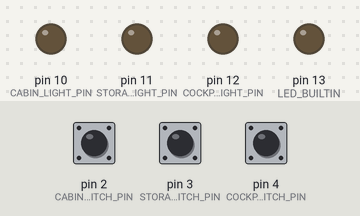
Recording of a sketch running on a simulated Arduino Uno, built with avr-gcc and run on an emulated ATmega328P. Shown: output pins drawn as LEDs (lit = HIGH). The inputs (shaded band) are chosen by the test bench; at power-on: pin 2 (CABIN_SWITCH_PIN) LOW, pin 4 (COCKPIT_SWITCH_PIN) LOW, pin 3 (STORAGE_SWITCH_PIN) LOW.

Above: at 1.2 s.
1.3 s: pin 2 (CABIN_SWITCH_PIN) pulled HIGH for 0.15 s
At 1.4 s:
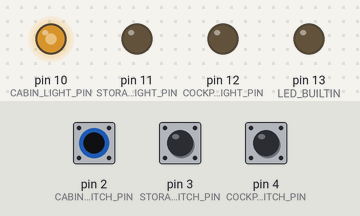
3.0 s: pin 4 (COCKPIT_SWITCH_PIN) pulled HIGH for 0.15 s
At 3.9 s:
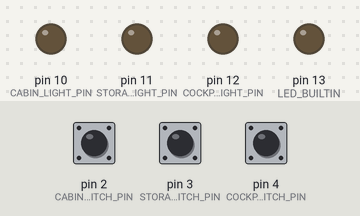
4.7 s: pin 3 (STORAGE_SWITCH_PIN) pulled HIGH for 0.15 s
At 5.2 s:
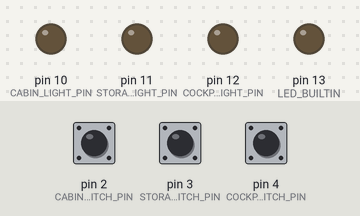
6.4 s: pin 2 (CABIN_SWITCH_PIN) pulled HIGH for 1 s
At 7.2 s:
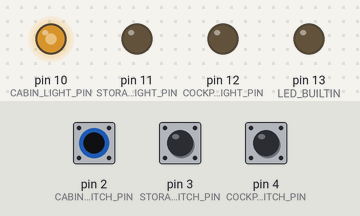
8.9 s: pin 3 (STORAGE_SWITCH_PIN) pulled HIGH for 0.15 s
At 9.0 s:
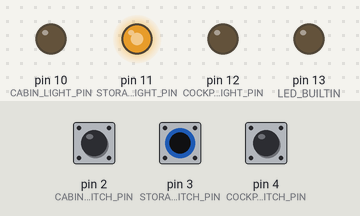
10.6 s: pin 4 (COCKPIT_SWITCH_PIN) pulled HIGH for 0.15 s
At 10.7 s:
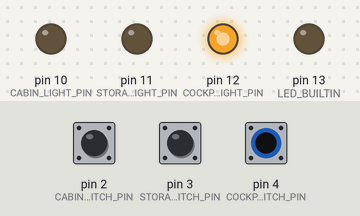
Timing chart, 0 to 13.3 s (numbered marks = the images above; inputs shaded):
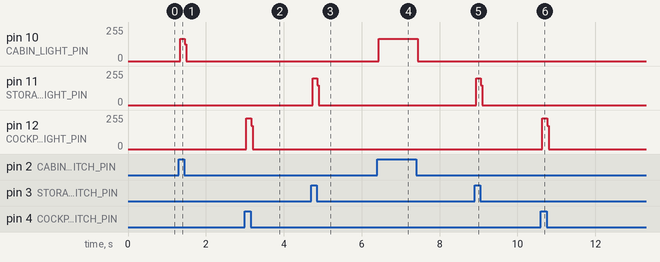

Measured:
- after the input at 1.3 s, pin 10 (CABIN_LIGHT_PIN): 0/255 → 168/255 at once, → 0/255 0.12 s later
- after the input at 3.0 s, pin 12 (COCKPIT_LIGHT_PIN): 0/255 → 232/255 at once, → 0/255 0.12 s later
- after the input at 4.7 s, pin 11 (STORAGE_LIGHT_PIN): 0/255 → 201/255 at once, → 0/255 0.12 s later
- after the input at 6.4 s, pin 10 (CABIN_LIGHT_PIN): 0/255 → 168/255 at once, → 0/255 1.0 s later
- after the input at 8.9 s, pin 11 (STORAGE_LIGHT_PIN): 0/255 → 201/255 at once, → 0/255 0.12 s later
- after the input at 10.6 s, pin 12 (COCKPIT_LIGHT_PIN): 0/255 → 232/255 at once, → 0/255 0.12 s later

The sketch:

creative-day.ino
```cpp
#include "Arduino.h"

#define CABIN_LIGHT_PIN   10
#define STORAGE_LIGHT_PIN 11
#define COCKPIT_LIGHT_PIN 12

#define CABIN_SWITCH_PIN   2
#define STORAGE_SWITCH_PIN 3
#define COCKPIT_SWITCH_PIN 4

#define SCENE_OFF    0
#define SCENE_DISCO  1
#define SCENE_ROLL   2
#define SCENE_BOUNCE 3

struct Scene {
  int type;
  void (*action)();
};

void scene_off() {
  digitalWrite(CABIN_LIGHT_PIN, LOW);
  digitalWrite(STORAGE_LIGHT_PIN, LOW);
  digitalWrite(COCKPIT_LIGHT_PIN, LOW);
}

void scene_disco() {
  scene_off();
  digitalWrite(CABIN_LIGHT_PIN, HIGH);
}

void scene_roll() {
  scene_off();
  digitalWrite(STORAGE_LIGHT_PIN, HIGH);
}

void scene_bounce() {
  scene_off();
  digitalWrite(COCKPIT_LIGHT_PIN, HIGH);
}

void scene_all_on() {
  digitalWrite(CABIN_LIGHT_PIN, HIGH);
  digitalWrite(STORAGE_LIGHT_PIN, HIGH);
  digitalWrite(COCKPIT_LIGHT_PIN, HIGH);
}

Scene scenes[] = {
  { 0, scene_off },
  { 1, scene_disco },
  { 2, scene_roll },
  { 3, scene_all_on },
  { 4, scene_bounce },
};

void setup() {
  pinMode(LED_BUILTIN, OUTPUT);
  digitalWrite(LED_BUILTIN, LOW);

  pinMode(CABIN_LIGHT_PIN, OUTPUT);
  pinMode(STORAGE_LIGHT_PIN, OUTPUT);
  pinMode(COCKPIT_LIGHT_PIN, OUTPUT);

  pinMode(CABIN_SWITCH_PIN, INPUT);
  pinMode(STORAGE_SWITCH_PIN, INPUT);
  pinMode(COCKPIT_SWITCH_PIN, INPUT);
}

int determineScene() {
  int sceneType = 0;
  sceneType |= 0x0001 & (0xFFFF * digitalRead(CABIN_SWITCH_PIN));
  sceneType |= 0x0002 & (0xFFFF * digitalRead(STORAGE_SWITCH_PIN));
  sceneType |= 0x0004 & (0xFFFF * digitalRead(COCKPIT_SWITCH_PIN));
  return sceneType;
}

int findSchene(int sceneType) {
  int sceneIndex = 0;

  for (int index = 0; index < sizeof(scenes); index++) {
    if (sceneType == scenes[index].type) {
      sceneIndex = index;
      break;
    }
  }
  return sceneIndex;
}

void loop() {
  int sceneType = determineScene();
  int sceneIndex = findSchene(sceneType);
  scenes[sceneIndex].action();
}
```
